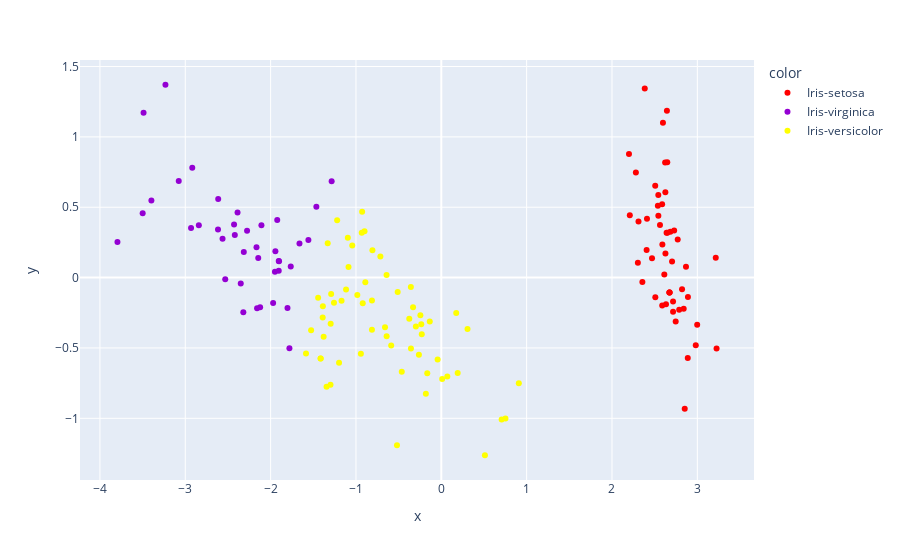

Notebook code cell kept with this figure:
### Code cell
figprin2 = px.scatter(x=principal2['PC1'],
                  y=principal2['PC2'],
                  color= principal2['target'],
                     color_discrete_map={
                "Iris-setosa": "red",
                "Iris-versicolor": "yellow",
                "Iris-virginica": "darkviolet",})

figprin2.show()
